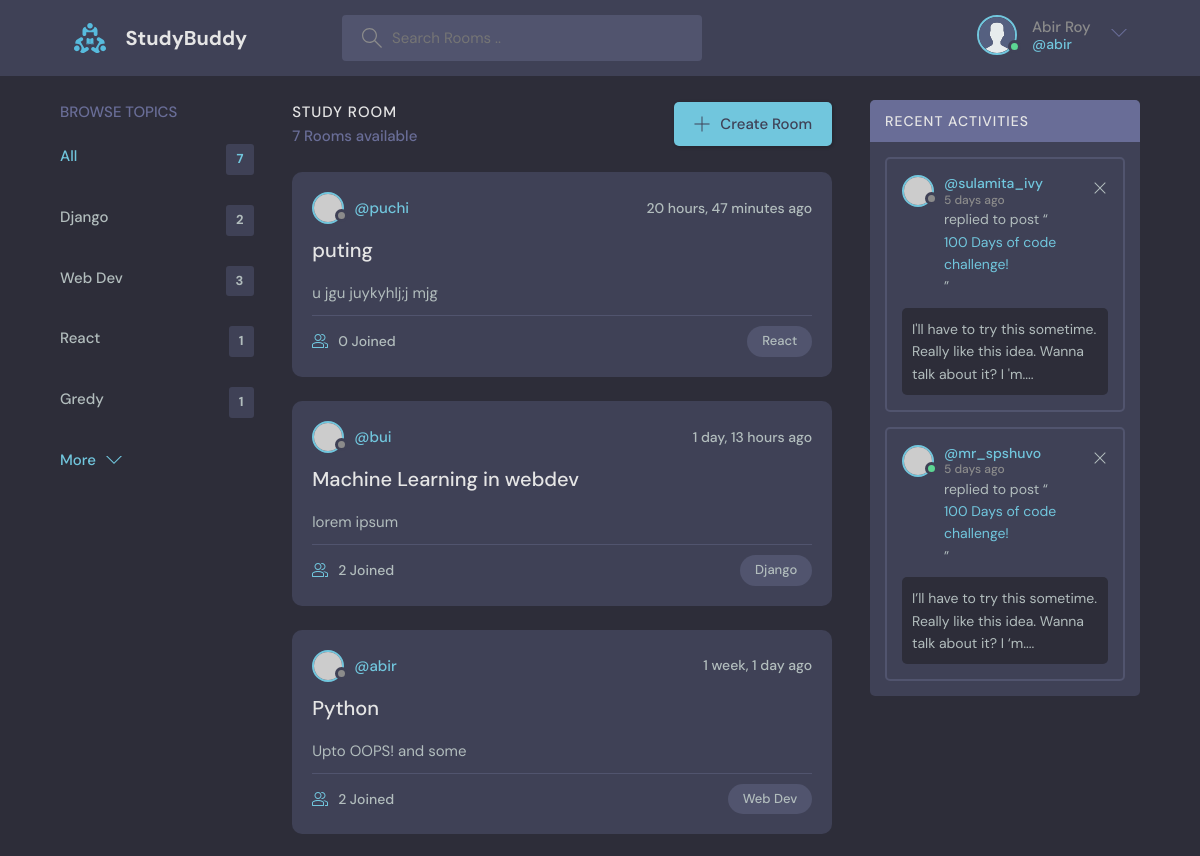
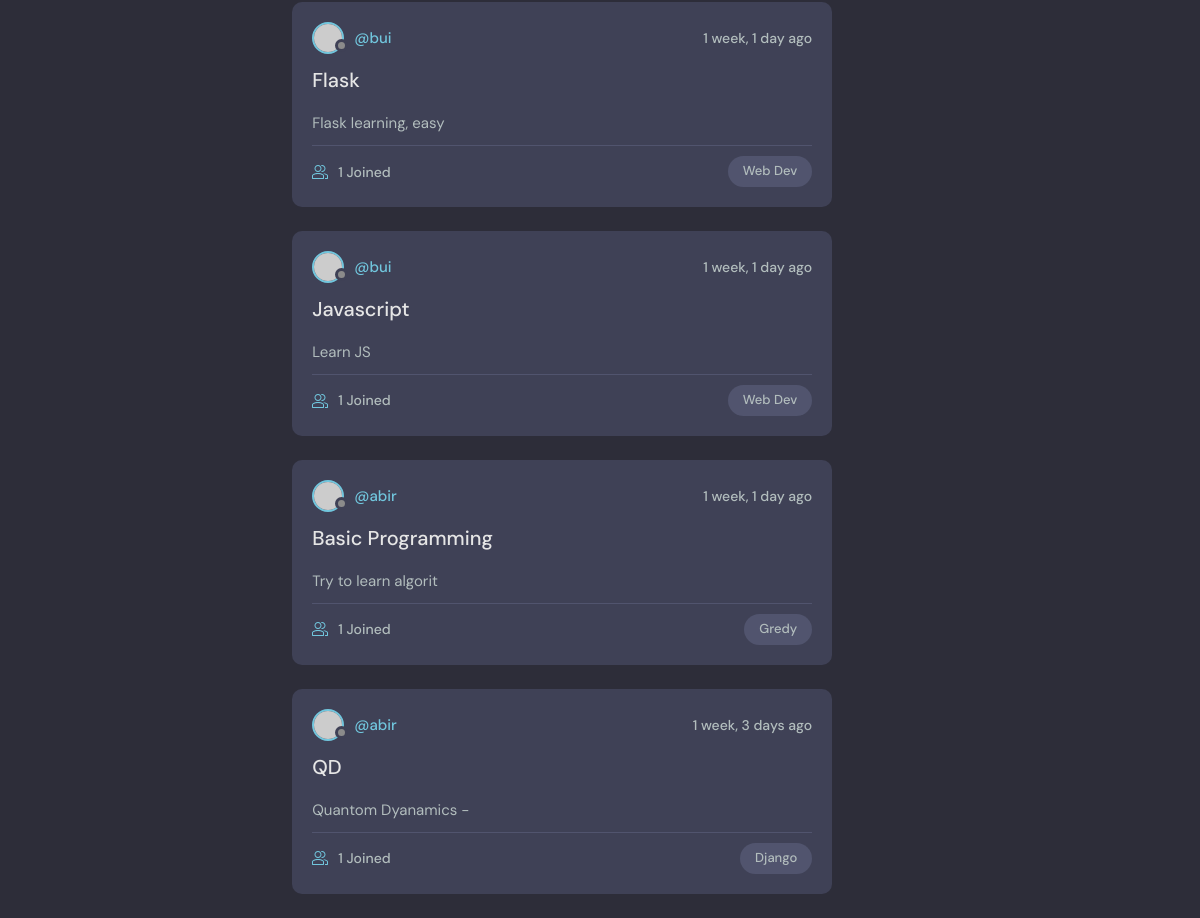
The app's page / (signed in) with its own data (2 pictures, top to bottom).
### bas/models.py (models this page shows)
class Topic(models.Model):
    name = models.CharField(max_length=200)
    def __str__(self):
        return self.name

class Room(models.Model):
    host = models.ForeignKey(User, on_delete=models.SET_NULL, null=True)
    topic = models.ForeignKey(Topic, on_delete=models.SET_NULL, null=True)
    name = models.CharField(max_length=100)
    description = models.TextField(null=True, blank=True)
    participants = models.ManyToManyField(User, related_name='participants', blank=True)
    updated = models.DateTimeField(auto_now=True)
    created = models.DateTimeField(auto_now_add=True)
    class Meta:
        ordering = ['-updated', '-created']
    def __str__(self):
        return self.description[:20]

### bas/views.py (the view)
# urls.py: path('', views.home, name="home"),
def home(request):
    q = request.GET.get('q') if request.GET.get('q')!=None else ''
    rooms = Room.objects.filter(
        Q(topic__name__icontains=q) |
        Q(name__icontains=q) |
        Q(description__icontains=q) |
        Q(host__username__icontains=q)
    )
    topics = Topic.objects.all()
    messg = Message.objects.filter(room__in=rooms)
    Topics = []
    for topic in topics:
        cnt = Room.objects.filter(
        Q(topic__name=topic.name)).count
        Topics.append({'topic' : topic, 'count' : cnt})
    content = {'Rooms':rooms, 'Topics' : Topics,
               'total_room':Room.objects.all().count, 'Messages' : messg}
    return render(request, 'bas/home.html', content)

### bas/templates/bas/home.html
{% extends 'main.html' %}
{% block content %}
<main class="layout layout--3">
  <div class="container">
    <div>
      {% url 'home' as the_url %}
      {% include 'bas/topics.html' with link=the_url %}
    </div>
      {% include 'bas/feed.html' %}
    <div class="activities">
      <div class="activities__header">
        <h2>Recent Activities</h2>
      </div>
      <div class="activities__box">
        <div class="activities__boxHeader roomListRoom__header">
          <a href="profile.html" class="roomListRoom__author">
            <div class="avatar avatar--small">
              <img src="https://randomuser.me/api/portraits/women/11.jpg" />
            </div>
            <p>
              @sulamita_ivy
              <span>5 days ago</span>
            </p>
          </a>
          <div class="roomListRoom__actions">
            <a href="#">
              <svg version="1.1" xmlns="http://www.w3.org/2000/svg" width="32" height="32" viewBox="0 0 32 32">
                <title>remove</title>
                <path
                  d="M27.314 6.019l-1.333-1.333-9.98 9.981-9.981-9.981-1.333 1.333 9.981 9.981-9.981 9.98 1.333 1.333 9.981-9.98 9.98 9.98 1.333-1.333-9.98-9.98 9.98-9.981z"
                ></path>
              </svg>
            </a>
          </div>
        </div>
        <div class="activities__boxContent">
          <p>replied to post “<a href="room.html">100 Days of code challenge!</a>”</p>
          <div class="activities__boxRoomContent">
            I'll have to try this sometime. Really like this idea. Wanna talk about it? I 'm....
          </div>
        </div>
      </div>
      <div class="activities__box">
        <div class="activities__boxHeader roomListRoom__header">
          <a href="profile.html" class="roomListRoom__author">
            <div class="avatar avatar--small active">
              <img src="https://randomuser.me/api/portraits/men/13.jpg" />
            </div>
            <p>
              @mr_spshuvo
              <span>5 days ago</span>
            </p>
          </a>
          <div class="roomListRoom__actions">
            <a href="#">
              <svg version="1.1" xmlns="http://www.w3.org/2000/svg" width="32" height="32" viewBox="0 0 32 32">
                <title>remove</title>
                <path
                  d="M27.314 6.019l-1.333-1.333-9.98 9.981-9.981-9.981-1.333 1.333 9.981 9.981-9.981 9.98 1.333 1.333 9.981-9.98 9.98 9.98 1.333-1.333-9.98-9.98 9.98-9.981z"
                ></path>
              </svg>
            </a>
          </div>
        </div>
        <div class="activities__boxContent">
          <p>replied to post “<a href="room.html">100 Days of code challenge!</a>”</p>
          <div class="activities__boxRoomContent">
            I’ll have to try this sometime. Really like this idea. Wanna talk about it? I ‘m....
          </div>
        </div>
      </div>
    </div>
  </div>
</main>
{% endblock %}

### templates/navbar.html (shortened to what this page needs)
{% load static %}
<header class="header header--loggedIn">
    <div class="container">
    <a href="{% url 'home' %}" class="header__logo">
        <img src="{% static 'images/logo.svg' %}" />
        <h1>StudyBuddy</h1>
    </a>
    <form class="header__search" method="GET" action="{%url 'home'%}">
        <label>
        <input type="text" name="q" placeholder="Search Rooms .."/>
        </label>
    </form>
    <nav class="header__menu">
        {% if request.user.is_authenticated %}
        <div class="header__user">
        <a href="{% url 'userProfile' request.user.id %}">
            <div class="avatar avatar--medium active">
            <img src="{% static 'images/avatar.svg' %}" />
            </div>
            <p>{{request.user.first_name}} {{request.user.last_name}}<span>@{{request.user.username}}</span></p>
        </a>
        <button class="dropdown-button" onclick="dropmenu_func()" >
            <svg version="1.1" xmlns="http://www.w3.org/2000/svg" width="32" height="32" viewBox="0 0 32 32">
            <title>chevron-down</title>
            <path d="M16 21l-13-13h-3l16 16 16-16h-3l-13 13z"></path>
            </svg>
        </button>
        </div>
        {% else %}
        <a href="{% url 'Login' %}">
        <img src="{% static 'images/avatar.svg' %}" />
        <p>Login</p>
        </a>
        {% endif %}
    </nav>
    </div>
</header>

### bas/templates/bas/topics.html
<div class="topics">
    <div class="topics__header">
        <h2>Browse Topics</h2>
    </div>
    <ul class="topics__list">
        <li>
        <a href="{{link}}" class="active">All <span>{{total_room}}</span></a>
        </li>
        {% for topic in Topics %}
        <li>
        <a href="{{link}}?q={{topic.topic.name}}">{{topic.topic.name}}
            <span>{{topic.count}}</span></a>
        </li>
        {% endfor %}
    </ul>
    <a class="btn btn--link" href="topics.html">
        More
        <svg version="1.1" xmlns="http://www.w3.org/2000/svg" width="32" height="32" viewBox="0 0 32 32">
        <title>chevron-down</title>
        <path d="M16 21l-13-13h-3l16 16 16-16h-3l-13 13z"></path>
        </svg>
    </a>
</div>

### bas/templates/bas/feed.html (shortened to what this page needs)
<div class="roomList">
    <div class="roomList__header">
      <div>
        <h2>Study Room</h2>
        <p>{{Rooms.count}} Room{% if Rooms.count > 1 %}s{% endif %} available</p>
      </div>
      <a class="btn btn--main" href="{% url 'createRoom' %}">
        <svg version="1.1" xmlns="http://www.w3.org/2000/svg" width="32" height="32" viewBox="0 0 32 32">
          <title>add</title>
          <path
            d="M16.943 0.943h-1.885v14.115h-14.115v1.885h14.115v14.115h1.885v-14.115h14.115v-1.885h-14.115v-14.115z"
          ></path>
        </svg>
        Create Room
      </a>
    </div>
    {% for room in Rooms%}
    <div class="roomListRoom">
      <div class="roomListRoom__header">
        <a href="{% url 'userProfile' room.host.id %}" class="roomListRoom__author">
          <div class="avatar avatar--small">
            <img src="https://randomuser.me/api/portraits/women/11.jpg" />
          </div>
          <span>@{{room.host.username}}</span>
        </a>
        <div class="roomListRoom__actions">
          <span>{{room.updated|timesince}} ago</span>
        </div>
      </div>
      <div class="roomListRoom__content">
        <a href="{% url 'Room' room.id %}">{{room.name}}</a>
        <p>
          {{room}}
        </p>
      </div>
      <div class="roomListRoom__meta">
        <a href="{% url 'Room' room.id %}" class="roomListRoom__joined">
          {{room.participants.count}} Joined
        </a>
        <p class="roomListRoom__topic">{{room.topic}}</p>
      </div>
    </div>
    {% endfor %}
  </div>

### records on screen
Topic: topic.name "Django", count "2"
Topic: topic.name "Web Dev", count "3"
Topic: topic.name "React", count "1"
Topic: topic.name "Gredy", count "1"
Room: host.username "puchi", updated "20 hours, 47 minutes", name "puting", description "u jgu juykyhlj;j mjg", participants.count "0", topic "React"
Room: host.username "bui", updated "1 day, 13 hours", name "Machine Learning in webdev", description "lorem ipsum", participants.count "2", topic "Django"
Room: host.username "abir", updated "1 week, 1 day", name "Python", description "Upto OOPS! and some", participants.count "2", topic "Web Dev"
Room: host.username "bui", updated "1 week, 1 day", name "Flask", description "Flask learning, easy", participants.count "1", topic "Web Dev"
Room: host.username "bui", updated "1 week, 1 day", name "Javascript", description "Learn JS", participants.count "1", topic "Web Dev"
Room: host.username "abir", updated "1 week, 1 day", name "Basic Programming", description "Try to learn algorit", participants.count "1", topic "Gredy"
Room: host.username "abir", updated "1 week, 3 days", name "QD", description "Quantom Dyanamics -", participants.count "1", topic "Django"

### other values on screen
{{ request.user.first_name }} "Abir"
{{ request.user.last_name }} "Roy"
{{ request.user.username }} "abir"
{{ total_room }} "7"
{{ Rooms.count }} "7"
